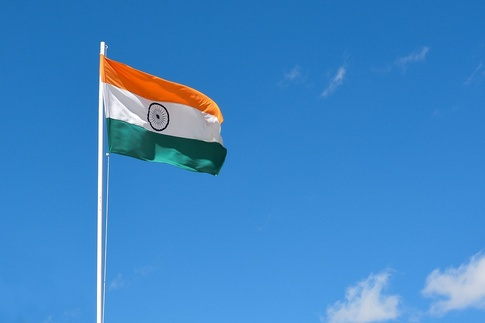
#> input picture img/indiaflag.jpg, 485 x 323 px, shrunk from 960 x 640 before the run
$ jupyter execute '3. Sundar KMeans Example.ipynb'   (shell and % lines are left out)
#> lines starting #> are read from the running program, lines starting #| are printed output that depends on the picture; long printed decimals are rounded
[cell 1]
import matplotlib
import PIL
import scipy
import os

[cell 2]
clistfile = 'color_list.csv'
# change this
pic_file = 'lego.png'
pic_file = 'indiaflag.jpg'

#dont need to change these
repo_path = os.path.dirname(os.getcwd())
img_path = '/img'
testfile = repo_path + img_path + '/' + pic_file

[cell 3]
from matplotlib import image as img
image = img.imread(testfile)
#> image is the input picture: shape (323, 485, 3); mean R, G, B 62.5, 134.6, 199.3
image.shape
#> Out = (323, 485, 3)

[cell 4]
from matplotlib import pyplot as plt
plt.imshow(image)
plt.show()

[cell 5]
show_plot = True

r = []
g = []
b = []

if len(image[0][0]) == 4:
    for line in image:
        for pixel in line:
            temp_r, temp_g, temp_b, _ = pixel
            r.append(temp_r)
            g.append(temp_g)
            b.append(temp_b)
elif len(image[0][0]) == 3:
    for line in image:
        for pixel in line:
            temp_r, temp_g, temp_b = pixel
            r.append(temp_r)
            g.append(temp_g)
            b.append(temp_b)
#> after the loop, b = 156655 items; g = 156655 items; r = 156655 items

if show_plot==True:
    from mpl_toolkits.mplot3d import Axes3D
    fig = plt.figure()
    ax = Axes3D(fig)
    ax.scatter(r, g, b)
    plt.show()

[cell 6]
import pandas as pd
df = pd.DataFrame({'red': r,
'blue': b,
'green': g})
#> df = table of 156655 rows and 3 columns

[cell 7]
from scipy.cluster.vq import whiten
df['scaled_red'] = whiten(df['red'])
df['scaled_blue'] = whiten(df['blue'])
df['scaled_green'] = whiten(df['green'])
df.sample(n = 10)
#> Out = table of 10 rows and 6 columns

[cell 8]
from scipy.cluster.vq import kmeans
cluster_centers, distortion = kmeans(df[['scaled_red', 'scaled_green', 'scaled_blue']], 4)
#> cluster_centers = [[1.01, 5.33, 5.79], [1.64, 6.34, 6.53], [2.9, 3.57, 1.33], [4.49, 8.5, 6.4]]; distortion = 0.529

[cell 9]
print(cluster_centers)
#| [[1.008 5.332 5.788]
#|  [1.641 6.345 6.530]
#|  [2.899 3.567 1.329]
#|  [4.489  8.496 6.396]]

[cell 10]
colors = []
r_std, g_std, b_std = df[['red', 'green', 'blue']].std()
#> r_std = 40.02; g_std = 22.72; b_std = 33.09

for cluster_center in cluster_centers:
    scaled_r, scaled_g, scaled_b = cluster_center
    colors.append((
    scaled_r * r_std / 255,
    scaled_g * g_std / 255,
    scaled_b * b_std / 255
    ))
#> this loop made 4 passes
#> after the loop, colors = [(0.158, 0.475, 0.751), (0.258, 0.565, 0.847), (0.455, 0.318, 0.172), (0.705, 0.757, 0.83)]
plt.imshow([colors])
plt.show()
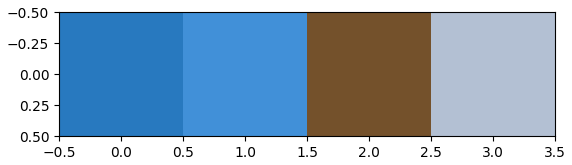
#> figure drawn by matplotlib, 1 panel
